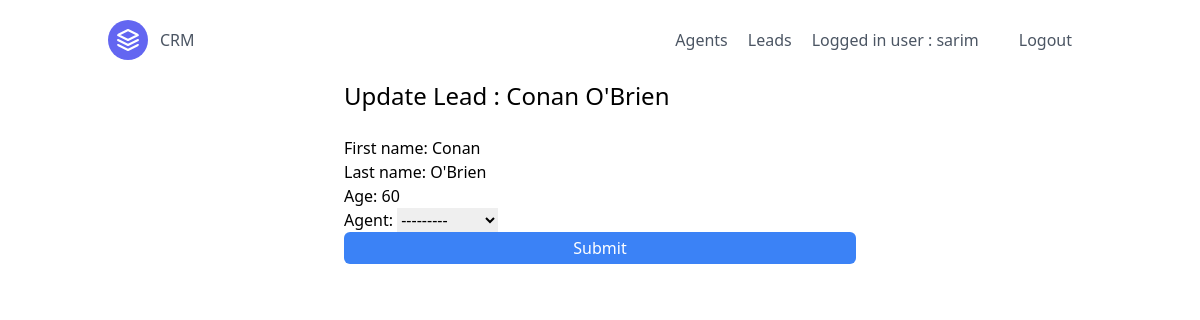
The app's page /leads/6/update/ (signed in), older data.
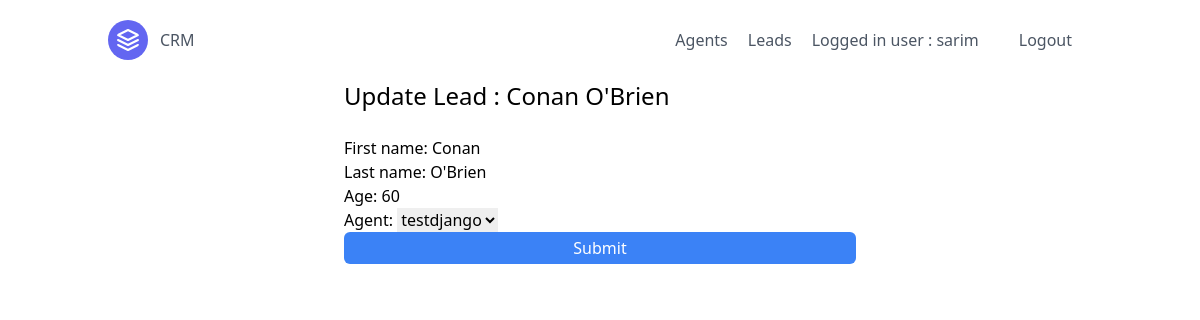
The same page, newer data.
### leads/models.py (models this page shows)
class Lead(models.Model):
    first_name = models.CharField(max_length=25)
    last_name = models.CharField(max_length=25)
    age = models.PositiveIntegerField()
    organisation = models.ForeignKey(UserProfile,  on_delete=models.CASCADE)
    agent = models.ForeignKey("Agent", blank=True, null= True,on_delete=models.SET_NULL)
    def __str__(self):
        return f"{self.first_name} {self.last_name}"

### leads/views.py (the view, shortened to what this page needs)
# urls.py: path("<int:pk>/update/", LeadUpdateView.as_view(), name = "lead-update"),
class LeadUpdateView(LoginAndOrganizerRequiredMixin, UpdateView):
    template_name = "leads/lead_update.html"
    form_class = LeadModelForm
    def get_queryset(self):
        user = self.request.user
        queryset = Lead.objects.filter(organisation = user.userprofile)
        return queryset
    def get_form_kwargs(self):
        kwargs = super(LeadUpdateView, self).get_form_kwargs()
        kwargs['request'] = self.request
        return kwargs

### leads/forms.py
class LeadModelForm(forms.ModelForm):
    def __init__(self, *args, **kwargs):
        self.request = kwargs.pop('request')
        super(LeadModelForm, self).__init__(*args, **kwargs)
        self.fields['agent'] = forms.ModelChoiceField(
                queryset= Agent.objects.filter(organisation = self.request.user.userprofile)
            )
        self.fields['agent'].required = False
    class Meta :
        model = Lead
        fields = (
            "first_name",
            "last_name",
            "age",
            "agent",
        )

### agents/mixins.py (called while the page is built)
    def dispatch(self, request, *args, **kwargs):
        if not request.user.is_authenticated or not request.user.is_organizer:
            return redirect("/leads")
        return super().dispatch(request, *args, **kwargs)

### leads/models.py (called while the page is built)
    def __str__(self):
        return self.user.username

### leads/templates/leads/lead_update.html (shortened to what this page needs)
{% extends "base.html" %}
{% load tailwind_filters %}
{% block content %}
<div class = "max-w-lg mx-auto">
    <h3 class = "text-2xl pb-6">Update Lead : {{object}}</h3>
    <form action="." method="POST">
        {{form|crispy}}
        <input class = "w-full text-white bg-blue-500 hover:bg-blue-600 py-1 rounded-md" type="submit" value="Submit">
    </form>
</div>
{% endblock content %}

Row changes from the older to the newer data that the page shows:
changed Lead "Conan O'Brien": agent "---------" → "testdjango"
